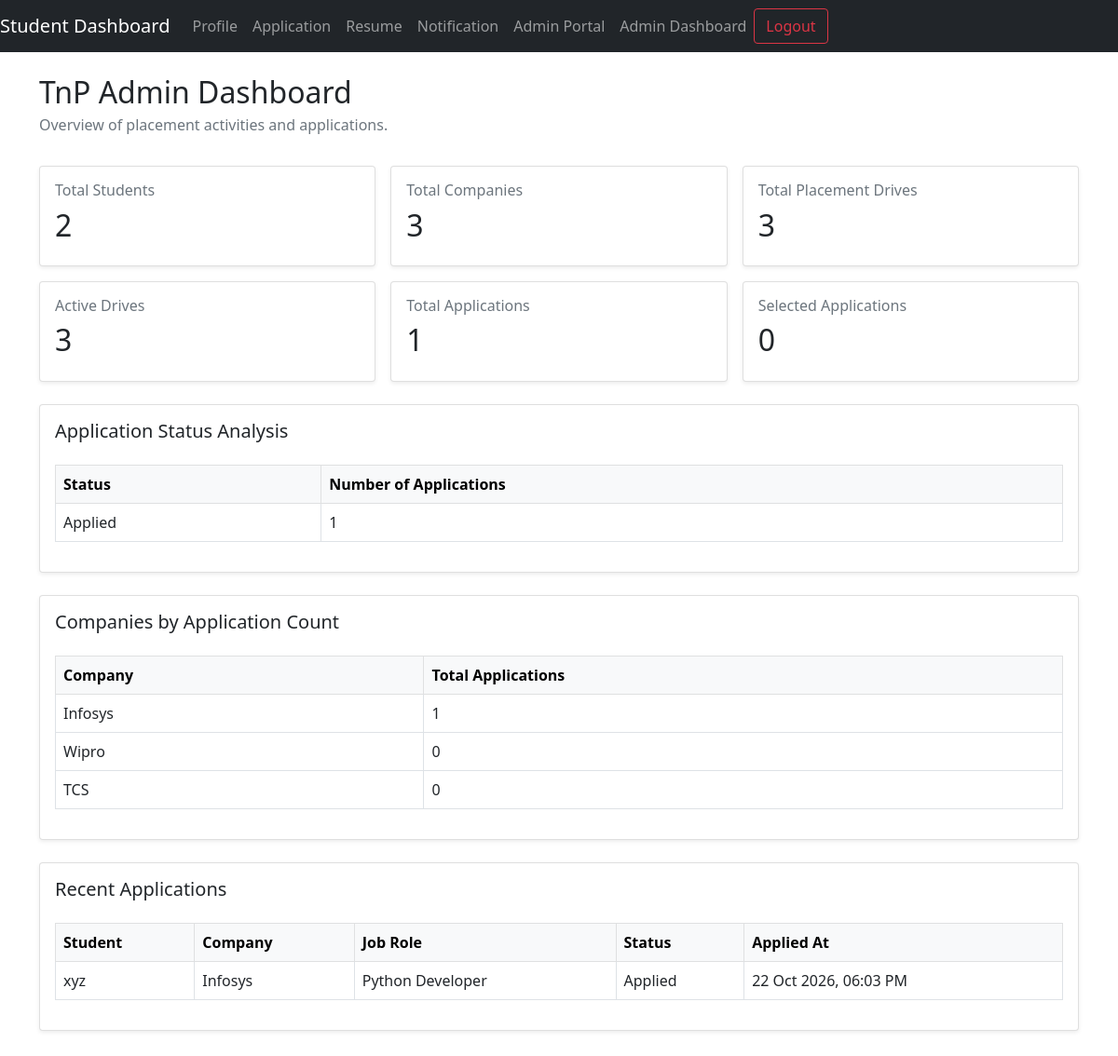
/admin-dashboard/ (signed in), run on the app's committed database.
### myapp/models.py (models this page shows, shortened)
class PlacementDrive(models.Model):
    company_name = models.CharField(max_length=100)
    job_role = models.CharField(max_length=100)
    package = models.CharField(max_length=50)
    eligibility = models.CharField(max_length=200)
    deadline = models.DateField()
    description = models.TextField(blank=True)

class JobApplication(models.Model):
    STATUS_CHOICES = [
        ('Applied', 'Applied'),
        ('Shortlisted', 'Shortlisted'),
        ('Rejected', 'Rejected'),
        ('Selected', 'Selected'),
    ]
    student = models.ForeignKey(User, on_delete=models.CASCADE)
    drive = models.ForeignKey(PlacementDrive, on_delete=models.CASCADE)
    applied_at = models.DateTimeField(auto_now_add=True)
    status = models.CharField(
        max_length=20,
        choices=STATUS_CHOICES,
        default='Applied'
    )
    class Meta:
        constraints = [
            models.UniqueConstraint(
                fields=['student', 'drive'],
                name='unique_student_drive_application'
            )
        ]

### myapp/views.py (the view)
# urls.py: path("admin-dashboard/", views.admin_dashboard, name="admin_dashboard"),
@staff_member_required
def admin_dashboard(request):
    total_students = StudentProfile.objects.count()
    total_companies = (
        PlacementDrive.objects
        .values('company_name')
        .distinct()
        .count()
    )
    total_drives = PlacementDrive.objects.count()
    active_drives = PlacementDrive.objects.filter(
        deadline__gte=timezone.localdate()
    ).count()
    total_applications = JobApplication.objects.count()
    selected = JobApplication.objects.filter(
        status='Selected'
    ).count()
    application_status = (
        JobApplication.objects
        .values('status')
        .annotate(count=Count('id'))
        .order_by('status')
    )
    top_companies = (
        PlacementDrive.objects
        .values('company_name')
        .annotate(application_count=Count('jobapplication'))
        .order_by('-application_count')[:5]
    )
    recent_applications = (
        JobApplication.objects
        .select_related('student', 'drive')
        .order_by('-applied_at')[:5]
    )
    context = {
        'total_students': total_students,
        'total_companies': total_companies,
        'total_drives': total_drives,
        'active_drives': active_drives,
        'total_applications': total_applications,
        'selected': selected,
        'application_status': application_status,
        'top_companies': top_companies,
        'recent_applications': recent_applications,
    }
    return render(request, 'admin_dashboard.html', context)

### templates/admin_dashboard.html (shortened to what this page needs)
{% extends 'base.html' %}
{% block body %}
<div class="container mt-4 mb-5">
    <h2 class="mb-1">TnP Admin Dashboard</h2>
    <p class="text-muted">Overview of placement activities and applications.</p>
    <div class="row g-3 mt-2">
        <div class="col-md-4">
            <div class="card shadow-sm p-3">
                <h6 class="text-muted">Total Students</h6>
                <h2>{{ total_students }}</h2>
            </div>
        </div>
        <div class="col-md-4">
            <div class="card shadow-sm p-3">
                <h6 class="text-muted">Total Companies</h6>
                <h2>{{ total_companies }}</h2>
            </div>
        </div>
        <div class="col-md-4">
            <div class="card shadow-sm p-3">
                <h6 class="text-muted">Total Placement Drives</h6>
                <h2>{{ total_drives }}</h2>
            </div>
        </div>
        <div class="col-md-4">
            <div class="card shadow-sm p-3">
                <h6 class="text-muted">Active Drives</h6>
                <h2>{{ active_drives }}</h2>
            </div>
        </div>
        <div class="col-md-4">
            <div class="card shadow-sm p-3">
                <h6 class="text-muted">Total Applications</h6>
                <h2>{{ total_applications }}</h2>
            </div>
        </div>
        <div class="col-md-4">
            <div class="card shadow-sm p-3">
                <h6 class="text-muted">Selected Applications</h6>
                <h2>{{ selected }}</h2>
            </div>
        </div>
    </div>
    <div class="card shadow-sm p-3 mt-4">
        <h5>Application Status Analysis</h5>
        <table class="table table-bordered mt-3">
            <thead class="table-light">
                <tr>
                    <th>Status</th>
                    <th>Number of Applications</th>
                </tr>
            </thead>
            <tbody>
                {% for item in application_status %}
                <tr>
                    <td>{{ item.status }}</td>
                    <td>{{ item.count }}</td>
                </tr>
                {% empty %}
                <tr>
                    <td colspan="2" class="text-center">
                        No applications available yet.
                    </td>
                </tr>
                {% endfor %}
            </tbody>
        </table>
    </div>
    <div class="card shadow-sm p-3 mt-4">
        <h5>Companies by Application Count</h5>
        <table class="table table-bordered mt-3">
            <thead class="table-light">
                <tr>
                    <th>Company</th>
                    <th>Total Applications</th>
                </tr>
            </thead>
            <tbody>
                {% for company in top_companies %}
                <tr>
                    <td>{{ company.company_name }}</td>
                    <td>{{ company.application_count }}</td>
                </tr>
                {% empty %}
                <tr>
                    <td colspan="2" class="text-center">
                        No company applications available yet.
                    </td>
                </tr>
                {% endfor %}
            </tbody>
        </table>
    </div>
    <div class="card shadow-sm p-3 mt-4">
        <h5>Recent Applications</h5>
        <div class="table-responsive mt-3">
            <table class="table table-hover table-bordered">
                <thead class="table-light">
                    <tr>
                        <th>Student</th>
                        <th>Company</th>
                        <th>Job Role</th>
                        <th>Status</th>
                        <th>Applied At</th>
                    </tr>
                </thead>
                <tbody>
                    {% for application in recent_applications %}
                    <tr>
                        <td>{{ application.student.username }}</td>
                        <td>{{ application.drive.company_name }}</td>
                        <td>{{ application.drive.job_role }}</td>
                        <td>{{ application.status }}</td>
                        <td>{{ application.applied_at|date:"d M Y, h:i A" }}</td>
                    </tr>
                    {% empty %}
                    <tr>
                        <td colspan="5" class="text-center">
                            No applications submitted yet.
                        </td>
                    </tr>
                    {% endfor %}
                </tbody>
            </table>
        </div>
    </div>
</div>
{% endblock %}

### data on the page
PlacementDrive: company_name "Infosys", application_count "1"
JobApplication: student.username "xyz", drive.company_name "Infosys", drive.job_role "Python Developer", status "Applied", applied_at "22 Oct 2026, 06:03 PM"

### other printed values
{{ total_students }} "2"
{{ total_companies }} "3"
{{ total_drives }} "3"
{{ active_drives }} "3"
{{ total_applications }} "1"
{{ selected }} "0"
{{ item.status }} "Applied"
{{ item.count }} "1"
{{ company.company_name }} "Wipro" "TCS"
{{ company.application_count }} "0" "0"
